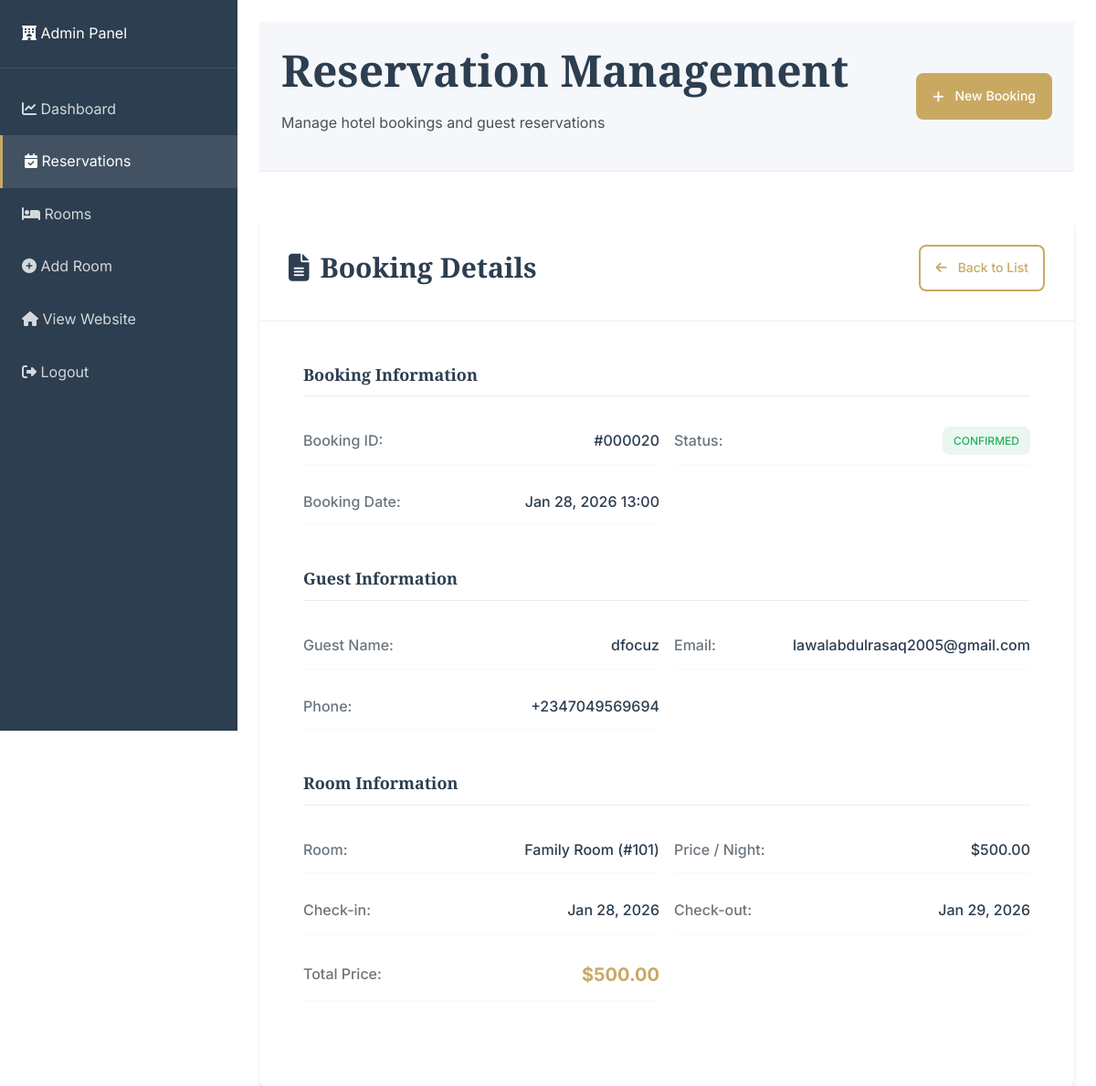
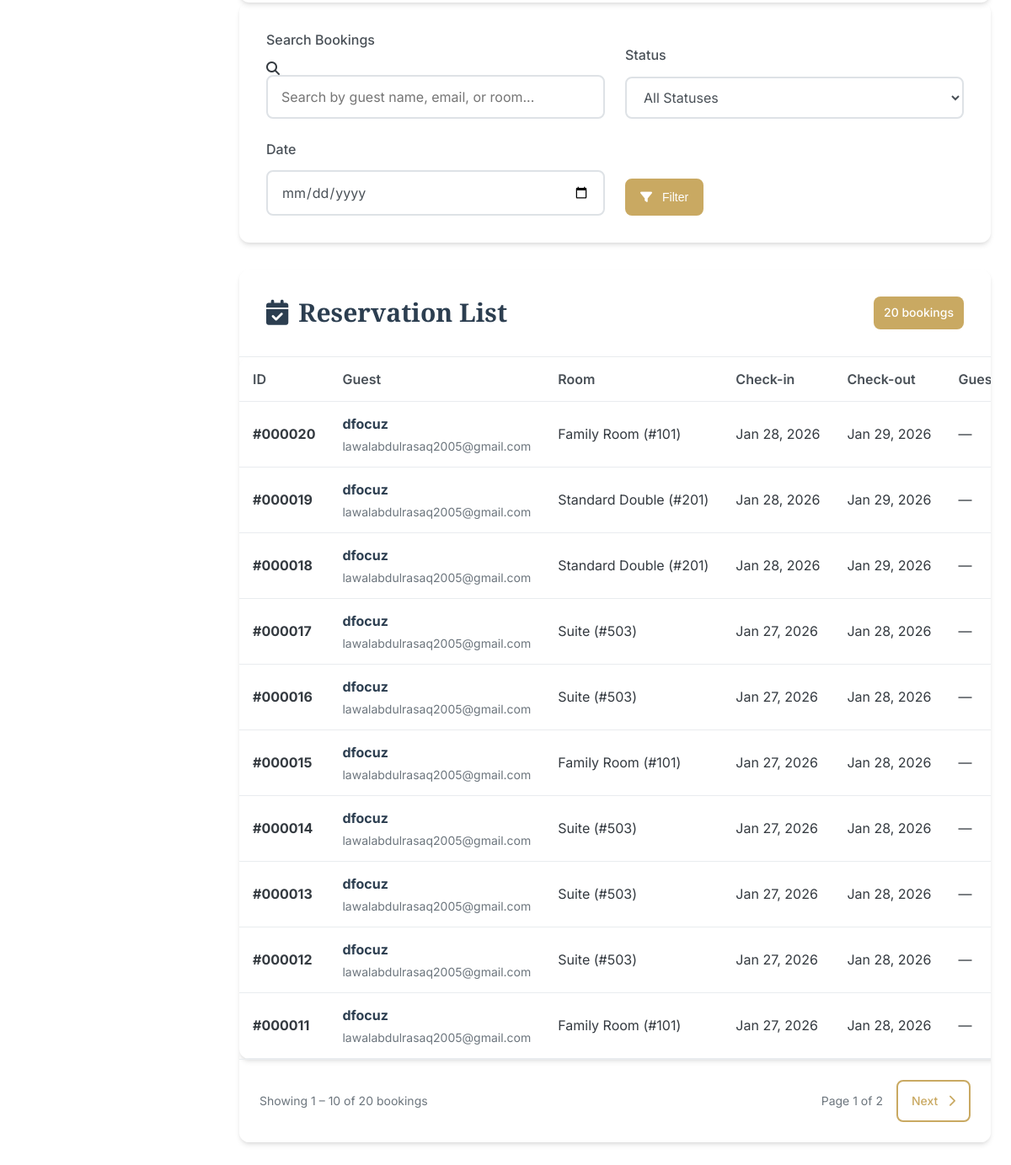
The app's page /bookings.php?view=20 (signed in) with its own data (2 pictures, top to bottom).
### tables this page shows
CREATE TABLE `reservations` (
  `id` int(11) NOT NULL,
  `guest_name` varchar(100) NOT NULL,
  `email` varchar(100) NOT NULL,
  `phone` varchar(20) NOT NULL,
  `room_id` int(11) NOT NULL,
  `check_in` date NOT NULL,
  `check_out` date NOT NULL,
  `total_price` decimal(10,2) NOT NULL,
  `status` enum('pending','confirmed','cancelled','completed') DEFAULT 'pending',
  `special_requests` text DEFAULT NULL,
  `created_at` timestamp NOT NULL DEFAULT current_timestamp(),
  `updated_at` timestamp NOT NULL DEFAULT current_timestamp() ON UPDATE current_timestamp()
);

CREATE TABLE `rooms` (
  `id` int(11) NOT NULL,
  `room_number` varchar(10) NOT NULL,
  `type` varchar(50) NOT NULL,
  `price` decimal(10,2) NOT NULL,
  `description` text DEFAULT NULL,
  `image` varchar(255) DEFAULT NULL,
  `status` enum('available','occupied','maintenance') DEFAULT 'available',
  `max_guests` int(11) DEFAULT 2,
  `created_at` timestamp NOT NULL DEFAULT current_timestamp(),
  `updated_at` timestamp NOT NULL DEFAULT current_timestamp() ON UPDATE current_timestamp()
);

### db_connect.php (called while the page is built, shortened)
<?php
function sanitizeInput(string $data): string
{
    return htmlspecialchars(trim($data), ENT_QUOTES, 'UTF-8');
}

### bookings.php (the view, shortened to what this page needs)
<?php
require_once __DIR__ . '/../includes/db_connect.php';
$searchTerm   = sanitizeInput($_GET['search'] ?? '');
$statusFilter = sanitizeInput($_GET['status'] ?? '');
$dateFilter   = sanitizeInput($_GET['date'] ?? '');
$sql = "
SELECT r.*, rm.room_number, rm.type, rm.price
FROM reservations r
JOIN rooms rm ON r.room_id = rm.id
WHERE 1=1
";
$params = [];
$page   = max(1, (int)($_GET['page'] ?? 1));
$limit  = 10;
$offset = ($page - 1) * $limit;
$countSql = "SELECT COUNT(*) FROM ($sql) AS total";
$stmt = $pdo->prepare($countSql);
$stmt->execute($params);
$totalBookings = (int) $stmt->fetchColumn();
$totalPages = (int) ceil($totalBookings / $limit);
$sql .= " ORDER BY r.created_at DESC LIMIT $limit OFFSET $offset";
$stmt = $pdo->prepare($sql);
$stmt->execute($params);
$bookings = $stmt->fetchAll(PDO::FETCH_ASSOC);
$viewId = (int) ($_GET['view'] ?? 0);
$singleBooking = null;
if ($viewId > 0) {
    $stmt = $pdo->prepare(
        "SELECT r.*, rm.room_number, rm.type, rm.price
         FROM reservations r
         JOIN rooms rm ON r.room_id = rm.id
         WHERE r.id = :id"
    );
    $stmt->execute([':id' => $viewId]);
    $singleBooking = $stmt->fetch(PDO::FETCH_ASSOC);
}
?>
<div class="admin-wrapper">
    <nav class="admin-sidebar">
        <div class="admin-sidebar-header">
            <div class="admin-logo">
                <i class="fas fa-hotel"></i>
                <span>Admin Panel</span>
            </div>
        </div>
        <ul class="admin-nav">
            <li>
                <a href="dashboard.php" class="admin-nav-item">
                    <i class="fas fa-chart-line"></i>
                    <span>Dashboard</span>
                </a>
            </li>
            <li>
                <a href="bookings.php" class="admin-nav-item active">
                    <i class="fas fa-calendar-check"></i>
                    <span>Reservations</span>
                </a>
            </li>
            <li>
                <a href="rooms.php" class="admin-nav-item">
                    <i class="fas fa-bed"></i>
                    <span>Rooms</span>
                </a>
            </li>
            <li>
                <a href="add_room.php" class="admin-nav-item">
                    <i class="fas fa-plus-circle"></i>
                    <span>Add Room</span>
                </a>
            </li>
            <li>
                <a href="../index.php" class="admin-nav-item">
                    <i class="fas fa-home"></i>
                    <span>View Website</span>
                </a>
            </li>
            <li>
                <a href="logout.php" class="admin-nav-item logout">
                    <i class="fas fa-sign-out-alt"></i>
                    <span>Logout</span>
                </a>
            </li>
        </ul>
    </nav>
    <main class="admin-main">
        <?php include __DIR__ . '/../includes/header.php'; ?>
        <header class="admin-header">
            <div class="header-left">
                <h1>Reservation Management</h1>
                <p>Manage hotel bookings and guest reservations</p>
            </div>
            <div class="header-right">
                <a href="/hotel-system/reservation.php" target="_blank" class="btn btn-primary">
        <i class="fas fa-plus"></i> New Booking
        </a>
            </div>
        </header>
<?php if (!empty($singleBooking)): ?>
    <div class="booking-detail-card" data-aos="fade-up" data-aos-delay="200">
        <div class="card-header">
            <h3><i class="fas fa-file-alt"></i> Booking Details</h3>
            <a href="bookings.php" class="btn btn-outline btn-sm">
                <i class="fas fa-arrow-left"></i>
                Back to List
            </a>
        </div>
        <div class="booking-detail-content">
            <div class="detail-section">
                <h4>Booking Information</h4>
                <div class="detail-grid">
                    <div class="detail-item">
                        <span class="label">Booking ID:</span>
                        <span class="value">
                            #<?= str_pad($singleBooking['id'], 6, '0', STR_PAD_LEFT); ?>
                        </span>
                    </div>
                    <div class="detail-item">
                        <span class="label">Status:</span>
                        <span class="value">
                            <span class="status-badge status-<?= htmlspecialchars($singleBooking['status']); ?>">
                                <?= ucfirst($singleBooking['status']); ?>
                            </span>
                        </span>
                    </div>
                    <div class="detail-item">
                        <span class="label">Booking Date:</span>
                        <span class="value">
                            <?= date('M j, Y H:i', strtotime($singleBooking['created_at'])); ?>
                        </span>
                    </div>
                </div>
            </div>
            <div class="detail-section">
                <h4>Guest Information</h4>
                <div class="detail-grid">
                    <div class="detail-item">
                        <span class="label">Guest Name:</span>
                        <span class="value"><?= htmlspecialchars($singleBooking['guest_name']); ?></span>
                    </div>
                    <div class="detail-item">
                        <span class="label">Email:</span>
                        <span class="value"><?= htmlspecialchars($singleBooking['email']); ?></span>
                    </div>
                    <div class="detail-item">
                        <span class="label">Phone:</span>
                        <span class="value"><?= htmlspecialchars($singleBooking['phone']); ?></span>
                    </div>
                </div>
            </div>
            <div class="detail-section">
                <h4>Room Information</h4>
                <div class="detail-grid">
                    <div class="detail-item">
                        <span class="label">Room:</span>
                        <span class="value">
                            <?= htmlspecialchars($singleBooking['type']); ?>
                            (#<?= htmlspecialchars($singleBooking['room_number']); ?>)
                        </span>
                    </div>
                    <div class="detail-item">
                        <span class="label">Price / Night:</span>
                        <span class="value">$<?= number_format($singleBooking['price'], 2); ?></span>
                    </div>
                    <div class="detail-item">
                        <span class="label">Check-in:</span>
                        <span class="value"><?= date('M j, Y', strtotime($singleBooking['check_in'])); ?></span>
                    </div>
                    <div class="detail-item">
                        <span class="label">Check-out:</span>
                        <span class="value"><?= date('M j, Y', strtotime($singleBooking['check_out'])); ?></span>
                    </div>
                    <div class="detail-item">
                        <span class="label">Total Price:</span>
                        <span class="value total-price">
                            $<?= number_format($singleBooking['total_price'], 2); ?>
                        </span>
                    </div>
                </div>
            </div>
        </div>
    </div>
<?php endif; ?>
<div class="search-filter-section" data-aos="fade-up" data-aos-delay="200">
    <form action="bookings.php" method="GET" class="search-filter-form">
        <div class="form-row">
            <div class="form-group">
                <label for="search" class="form-label">Search Bookings</label>
                <div class="input-group">
                    <i class="fas fa-search input-icon"></i>
                    <input
                        type="text"
                        id="search"
                        name="search"
                        class="form-control"
                        placeholder="Search by guest name, email, or room..."
                        value="<?php echo htmlspecialchars($searchTerm ?? ''); ?>">
                </div>
            </div>
            <div class="form-group">
                <label for="status" class="form-label">Status</label>
                <select id="status" name="status" class="form-control">
                    <option value="">All Statuses</option>
                </select>
            </div>
            <div class="form-group">
                <label for="date" class="form-label">Date</label>
                <input
                    type="date"
                    id="date"
                    name="date"
                    class="form-control"
                    value="<?php echo htmlspecialchars($dateFilter ?? ''); ?>">
            </div>
            <div class="form-group filter-actions">
                <button type="submit" class="btn btn-primary">
                    <i class="fas fa-filter"></i> Filter
                </button>
            </div>
        </div>
    </form>
</div>
<div class="bookings-table-card" data-aos="fade-up" data-aos-delay="400">
    <div class="card-header">
        <h3><i class="fas fa-calendar-check"></i> Reservation List</h3>
        <span class="booking-count">
            <?php echo (int)$totalBookings; ?> booking<?php echo $totalBookings !== 1 ? 's' : ''; ?>
        </span>
    </div>
<?php if (!empty($bookings)): ?>
    <div class="table-responsive">
        <table class="admin-table">
            <thead>
                <tr>
                    <th>ID</th>
                    <th>Guest</th>
                    <th>Room</th>
                    <th>Check-in</th>
                    <th>Check-out</th>
                    <th>Guests</th>
                </tr>
            </thead>
            <tbody>
            <?php foreach ($bookings as $booking): ?>
                <tr>
                    <td>
                        <strong>#<?php echo str_pad((int)$booking['id'], 6, '0', STR_PAD_LEFT); ?></strong>
                    </td>
                    <td>
                        <div class="guest-info">
                            <strong><?php echo htmlspecialchars($booking['guest_name']); ?></strong>
                            <small><?php echo htmlspecialchars($booking['email']); ?></small>
                        </div>
                    </td>
                    <td>
                        <?php echo htmlspecialchars($booking['type']); ?>
                        (#<?php echo htmlspecialchars($booking['room_number']); ?>)
                    </td>
                    <td><?php echo date('M j, Y', strtotime($booking['check_in'])); ?></td>
                    <td><?php echo date('M j, Y', strtotime($booking['check_out'])); ?></td>
                    <td><?php echo htmlspecialchars($booking['guests'] ?? '—'); ?></td>
                </tr>
            <?php endforeach; ?>
            </tbody>
        </table>
    </div>
    <?php if ($totalPages > 1): ?>
        <div class="pagination">
            <div class="pagination-info">
                Showing <?php echo $offset + 1; ?> –
                <?php echo min($offset + $limit, $totalBookings); ?>
                of <?php echo $totalBookings; ?> bookings
            </div>
            <div class="pagination-links">
                <span class="page-numbers">
                    Page <?php echo $page; ?> of <?php echo $totalPages; ?>
                </span>
                <?php if ($page < $totalPages): ?>
                    <a href="bookings.php?page=<?php echo $page + 1; ?>&search=<?php echo urlencode($searchTerm); ?>&status=<?php echo urlencode($statusFilter); ?>&date=<?php echo urlencode($dateFilter); ?>"
                       class="btn btn-sm btn-outline">
                        Next <i class="fas fa-chevron-right"></i>
                    </a>
                <?php endif; ?>
            </div>
        </div>
    <?php endif; ?>
<?php endif; ?>
</div>
<?php
include __DIR__ . '/../includes/footer.php';
?>

### records on screen
reservations: id "000020", status "CONFIRMED", created_at "Jan 28, 2026 13:00", guest_name "dfocuz", email "lawalabdulrasaq2005@gmail.com", phone "+2347049569694", room.type "Family Room", room.room_number "101", room.price "500.00", check_in "Jan 28, 2026", check_out "Jan 29, 2026", total_price "500.00", guests "—"
reservations: id "000019", guest_name "dfocuz", email "lawalabdulrasaq2005@gmail.com", room.type "Standard Double", room.room_number "201", check_in "Jan 28, 2026", check_out "Jan 29, 2026", guests "—"
reservations: id "000018", guest_name "dfocuz", email "lawalabdulrasaq2005@gmail.com", room.type "Standard Double", room.room_number "201", check_in "Jan 28, 2026", check_out "Jan 29, 2026", guests "—"
reservations: id "000017", guest_name "dfocuz", email "lawalabdulrasaq2005@gmail.com", room.type "Suite", room.room_number "503", check_in "Jan 27, 2026", check_out "Jan 28, 2026", guests "—"
reservations: id "000016", guest_name "dfocuz", email "lawalabdulrasaq2005@gmail.com", room.type "Suite", room.room_number "503", check_in "Jan 27, 2026", check_out "Jan 28, 2026", guests "—"
reservations: id "000015", guest_name "dfocuz", email "lawalabdulrasaq2005@gmail.com", room.type "Family Room", room.room_number "101", check_in "Jan 27, 2026", check_out "Jan 28, 2026", guests "—"
reservations: id "000014", guest_name "dfocuz", email "lawalabdulrasaq2005@gmail.com", room.type "Suite", room.room_number "503", check_in "Jan 27, 2026", check_out "Jan 28, 2026", guests "—"
reservations: id "000013", guest_name "dfocuz", email "lawalabdulrasaq2005@gmail.com", room.type "Suite", room.room_number "503", check_in "Jan 27, 2026", check_out "Jan 28, 2026", guests "—"
reservations: id "000012", guest_name "dfocuz", email "lawalabdulrasaq2005@gmail.com", room.type "Suite", room.room_number "503", check_in "Jan 27, 2026", check_out "Jan 28, 2026", guests "—"
reservations: id "000011", guest_name "dfocuz", email "lawalabdulrasaq2005@gmail.com", room.type "Family Room", room.room_number "101", check_in "Jan 27, 2026", check_out "Jan 28, 2026", guests "—"

### other values on screen
$totalBookings "20"
$offset + 1 "1"
min($offset + $limit, $totalBookings) "10"
$page "1"
$totalPages "2"
